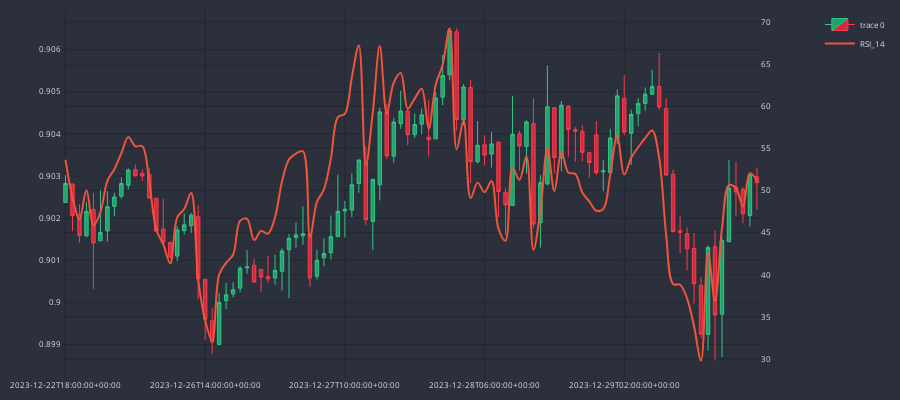

Notebook code for this chart:
### Code cell
cp = CandlePlot(df_rsi[-100:], candles=True)
cp.show_plot(sec_traces=['RSI_14'])
